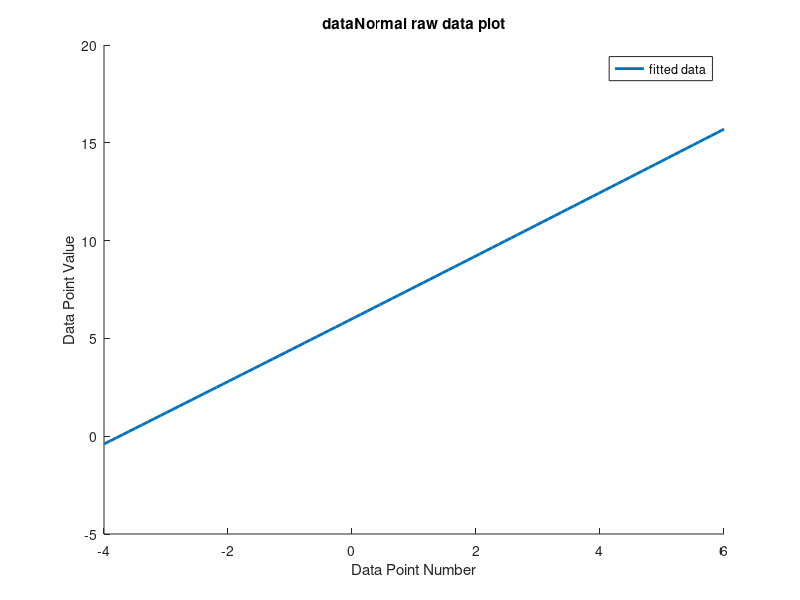

The MATLAB script that drew this image:
%Specify number of samples to take
samples = 100;

%Set limits for x value
minX = -4;
maxX = 6;

%Sample x and specify other variable
x = linspace(-4,6);
c = 6;
m = 1.6;

%Combine variables to calculate y in a linear equation
y = m*x+c;

%Create noise for data in a Gaussian format (default std = 1 mean = 0)
r = randn(1,samples);

%compute weight at min error
W = inv(x * x')*x.*y;

%Plot x against y adding on the Gaussian noise 
figure
hold on
%plot(x,y+r,'-o','linewidth',2);
plot(x,y+W,'-','linewidth',2);
legend('fitted data');
%legend('rawData','fitted data');
ylabel('Data Point Value');
xlabel('Data Point Number');
title('dataNormal raw data plot');

%plot(x,r(1,:)+y,'-o','linewidth',2) 

